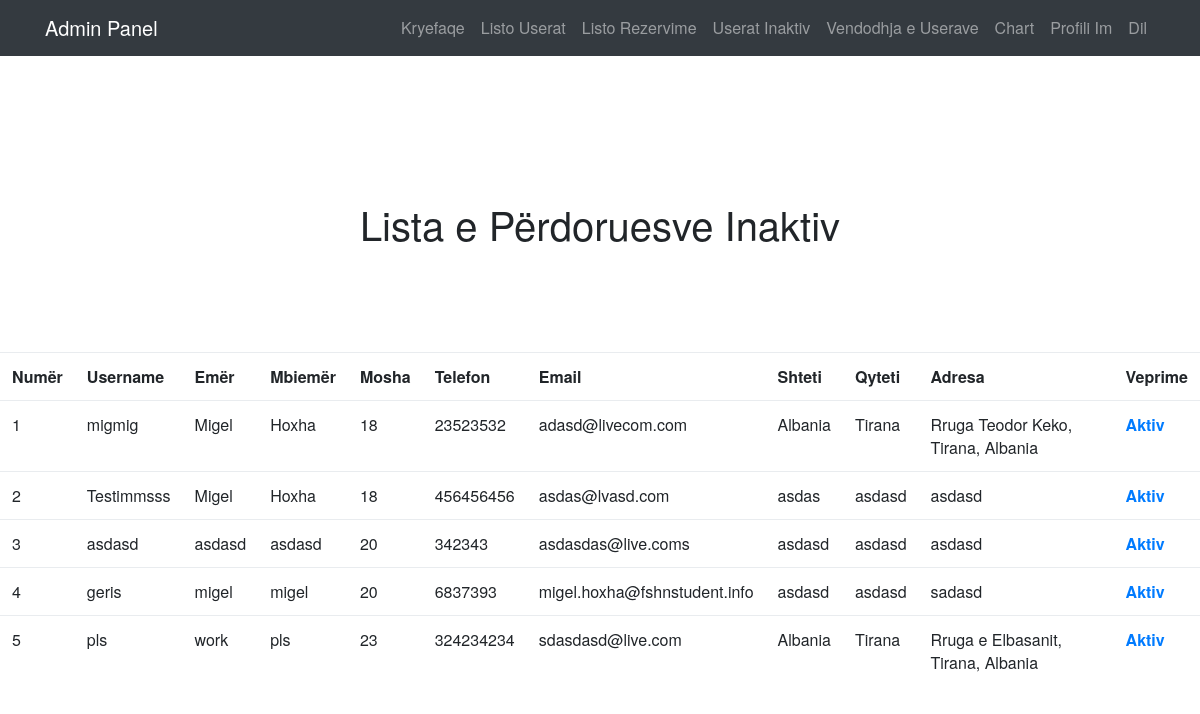
Screenshot of /listuserinaktiv.php (signed in) with the database file from the repository.
### tables this page shows
CREATE TABLE IF NOT EXISTS `perdorues` (
`PerdoruesId` int(10) NOT NULL,
  `RoletId` int(10) NOT NULL DEFAULT '1',
  `Emer` varchar(30) NOT NULL,
  `Mbiemer` varchar(30) NOT NULL,
  `NrTel` varchar(15) NOT NULL,
  `Email` varchar(100) NOT NULL,
  `Username` varchar(30) NOT NULL,
  `Password` varchar(64) NOT NULL,
  `Mosha` int(3) DEFAULT NULL,
  `Gjinia` tinyint(1) NOT NULL DEFAULT '0',
  `ResetPassword` varchar(64) NOT NULL,
  `Inaktiv` tinyint(1) NOT NULL DEFAULT '1',
  `Adresa` varchar(100) DEFAULT NULL,
  `Shteti` varchar(30) DEFAULT NULL,
  `Qyteti` varchar(30) DEFAULT NULL,
  `lat` text,
  `lng` text
);

### listuserinaktiv.php (the view, shortened to what this page needs)
<?php
include 'includes/header.php' ;
include('includes/adminnav.php');
 include('db/dbconnect.php');
 ?>
 <html>
<body></br></br></br></br></br></br>
<h1 align="center">  Lista e Përdoruesve Inaktiv </h1>
<table  id="fshiTabele" class="table table-hover">
<tr>
<td><b>Numër</b></td><td><b>Username</b></td><td><b>Emër</b></td><td><b>Mbiemër</b></td><td><b>Mosha</b></td>
<td><b>Telefon</b></td><td><b>Email</b></td><td><b>Shteti</b></td><td><b>Qyteti</b></td><td><b>Adresa</b></td>
<td><b>Veprime</b> <br>
</tr>
<?php
$sqlcomand="SELECT  DISTINCT
PerdoruesId,Username,Emer, Mbiemer,Gjinia,NrTel,Email,Shteti,Qyteti,Adresa,Mosha
   From perdorues where RoletId=1
   AND Inaktiv=0";
$result=mysqli_query($con ,$sqlcomand);
$c=0;
while($row=mysqli_fetch_array($result,MYSQLI_BOTH))
{
	echo'<tr><td>'.++$c .'</td><td>'.$row['Username'].'</td><td>'.$row['Emer'].
	'</td><td>'.$row['Mbiemer'].'</td><td>'.$row['Mosha'].'</td><td>'.$row['NrTel'].'</td><td>'.$row['Email'].'</td>
	<td>'.$row['Shteti'].'</td><td>'.$row['Qyteti'].'</td><td>'.$row['Adresa'].'</td>
	<td> <a href="useraktiv.php?id='.$row[0].'"> <b>Aktiv</b></a></td></tr>';
}
?>
</table>
</body>
</html>

### css/style.css (style rules this page uses)
body { overflow-x: hidden; font-family: 'Roboto Slab', 'Helvetica Neue', Helvetica, Arial, sans-serif; }

### rows the page displays
perdorues: Username "migmig", Emer "Migel", Mbiemer "Hoxha", Mosha "18", NrTel "23523532", Email "adasd@livecom.com", Shteti "Albania", Qyteti "Tirana", Adresa "Rruga Teodor Keko, Tirana, Albania"
perdorues: Username "Testimmsss", Emer "Migel", Mbiemer "Hoxha", Mosha "18", NrTel "456456456", Email "asdas@lvasd.com", Shteti "asdas", Qyteti "asdasd", Adresa "asdasd"
perdorues: Username "asdasd", Emer "asdasd", Mbiemer "asdasd", Mosha "20", NrTel "342343", Email "asdasdas@live.coms", Shteti "asdasd", Qyteti "asdasd", Adresa "asdasd"
perdorues: Username "geris", Emer "migel", Mbiemer "migel", Mosha "20", NrTel "6837393", Email "migel.hoxha@fshnstudent.info", Shteti "asdasd", Qyteti "asdasd", Adresa "sadasd"
perdorues: Username "pls", Emer "work", Mbiemer "pls", Mosha "23", NrTel "324234234", Email "sdasdasd@live.com", Shteti "Albania", Qyteti "Tirana", Adresa "Rruga e Elbasanit, Tirana, Albania"
